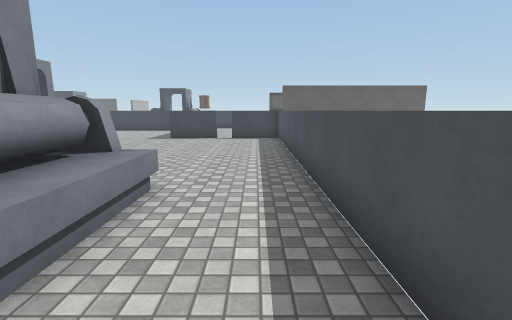
[1] (above)

21 first-person views from a walk through a Unity game level. The camera is 1.5 m above the floor, tilts 10° down and sees 85° across. The floor is counted in squares, 1 m on a side. Each view is taken from the middle of a square. On the plan, view 1 faces up. The plan holds only what a view shows up to about 14 squares ahead; the rest is blank. The place goes on beyond the plan. Surface patterns are stand-ins for the level's own textures.

[2]
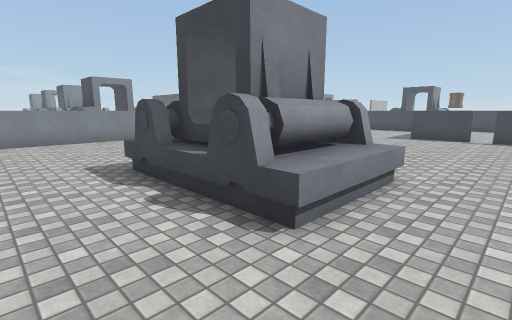

[3]
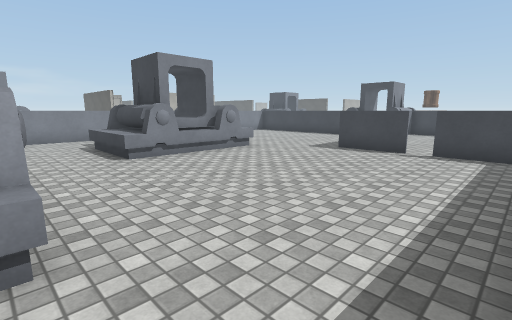

[4]
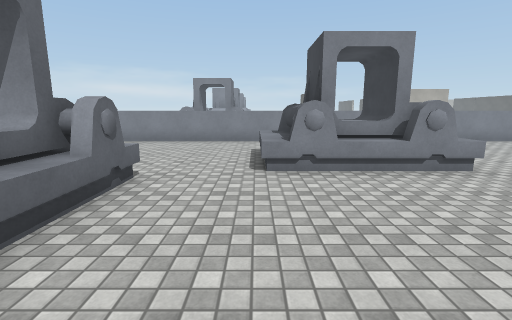

[5]
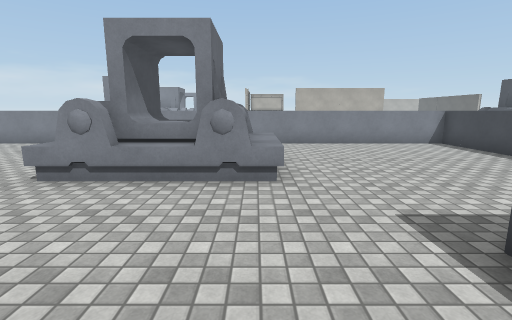

[6]
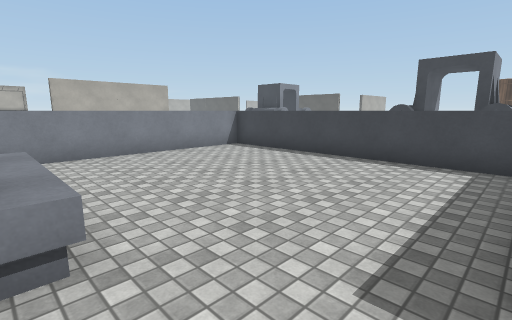

[7]
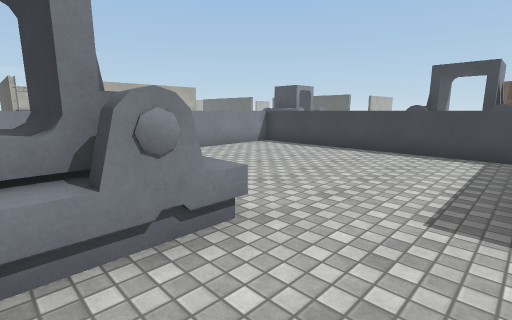

[8]
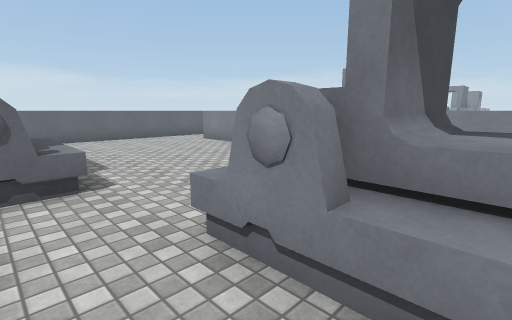

[9]
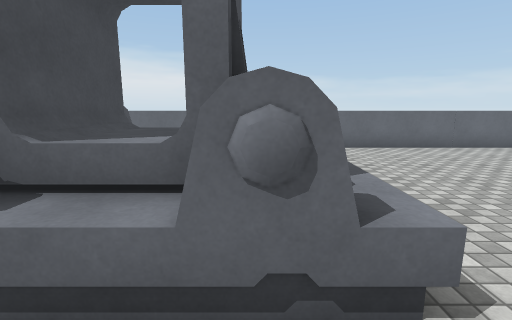

[10]
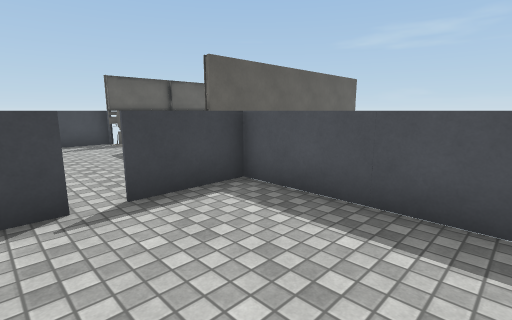

[11]
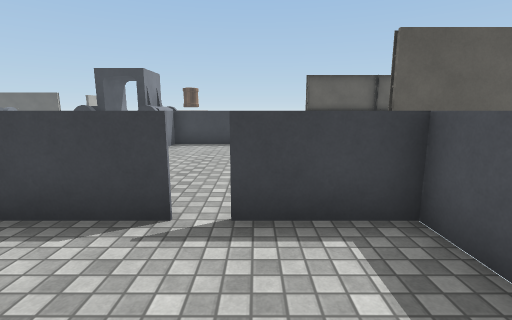

[12]
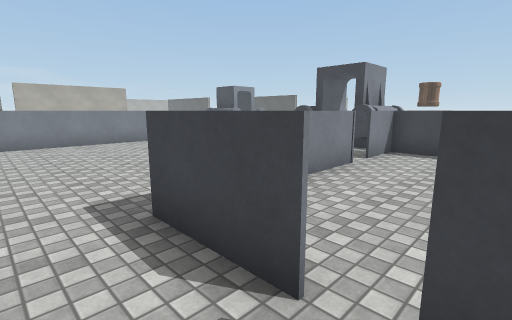

[13]
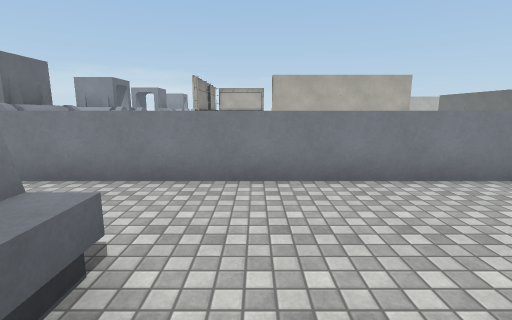

[14]
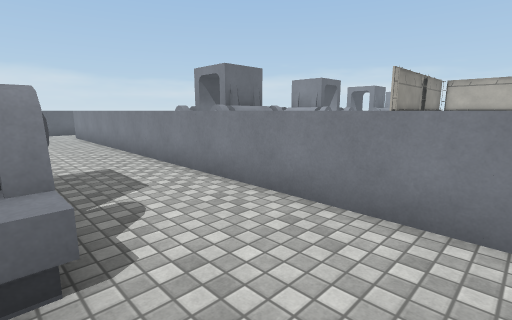

[15]
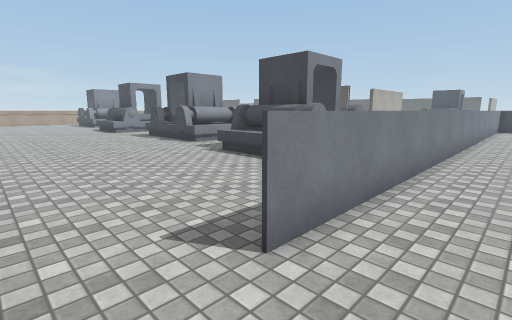

[16]
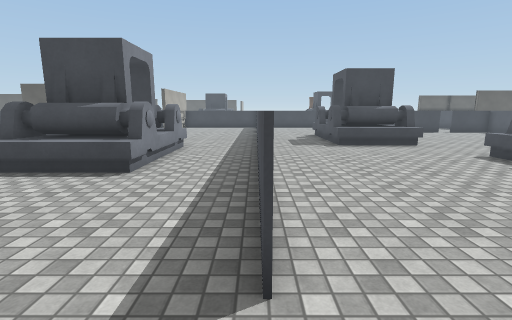

[17]
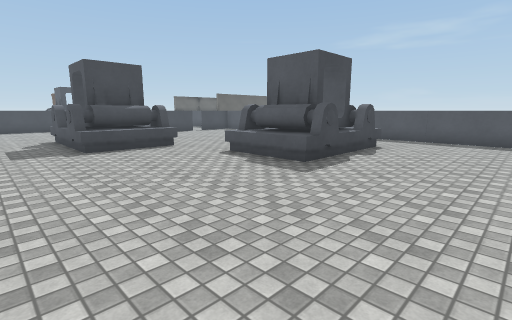

[18]
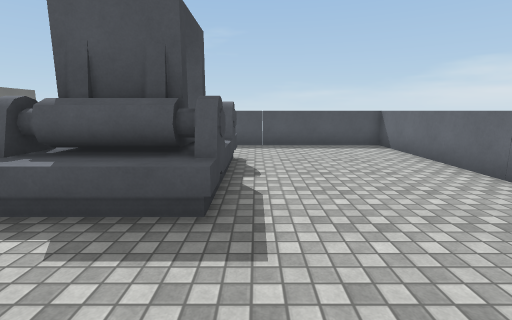

[19]
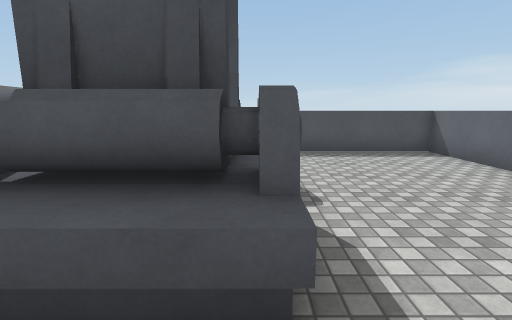

[20]
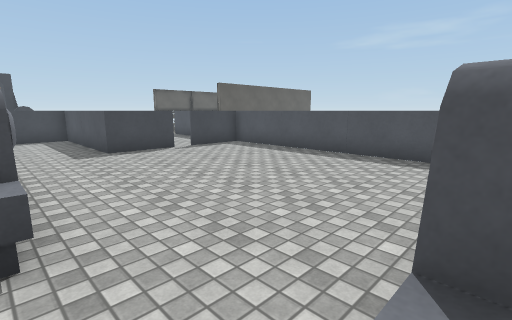

[21]
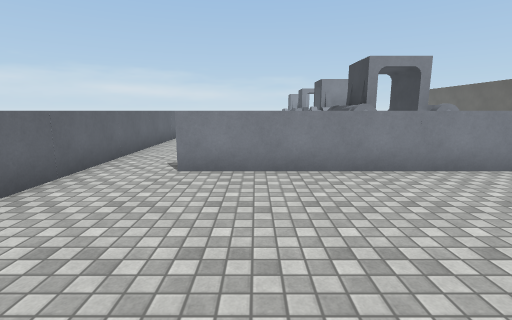

### Floor plan
Key: @ floor where view 1 was taken; # wall or solid block; x gap in a wall; . floor; = window, fence, low wall or low ledge; ^ raised ledge.
Columns run from 23 left of view 1 to 4 right of it. Each row starts with its distance up from view 1.
 28                ^ #
 27                ^ #
 26               #^^#
 25               #  #^=====##
 24                  .#     ####
 23                   #......
 22   #     ###########.....
 21   #     #.........#.....
 20   #     #.........#.....
 19   #     #.........#.....
 18   #     #.........#....  ###
 17   #     #.........# ...
 16   #     #.........#==x==##
 15         #................#
 14         #................#
 13         #...^^^^.........#
 12 ##      #...####.........#
 11         #...^^^^.........#
 10      ...#...###^.........#
  9      ...#...####.........#
  8      ^..#...^^^^.........#
  7   ####..#................#
  6   ^##^..#................#
  5   ^^^^..#.......^#^^#^...#
  4 ..####..#.......^#^##^...#
  3 ..^^^^..#.......^#^##^...#
  2 ........#.......^#^^#^...#
  1 ........#................#
  0 ........#..............@.#
 -1 ........#................#
 -2 .........................#
 -3 .........................#
 -4 ...............  ........#
 -5  #########################

Where each view was taken, in squares from view 1:
view 1: 0 up, 0 right, facing up
view 2: 1 down, 0 right, facing up-left
view 3: 5 up, 1 right, facing up-left
view 4: 8 up, 1 left, facing left
view 5: 13 up, 2 left, facing left
view 6: 13 up, 5 left, facing up-left
view 7: 11 up, 5 left, facing up-left
view 8: 11 up, 6 left, facing down-left
view 9: 7 up, 6 left, facing down
view 10: 11 up, 3 left, facing up-right
view 11: 12 up, 1 left, facing up
view 12: 14 up, 1 left, facing up-left
view 13: 15 up, 9 left, facing left
view 14: 16 up, 11 left, facing down-left
view 15: 4 down, 13 left, facing up-left
view 16: 4 down, 15 left, facing up
view 17: 3 down, 14 left, facing up-right
view 18: 1 up, 11 left, facing right
view 19: 2 up, 9 left, facing right
view 20: 5 up, 8 left, facing up-right
view 21: 0 up, 8 left, facing left
